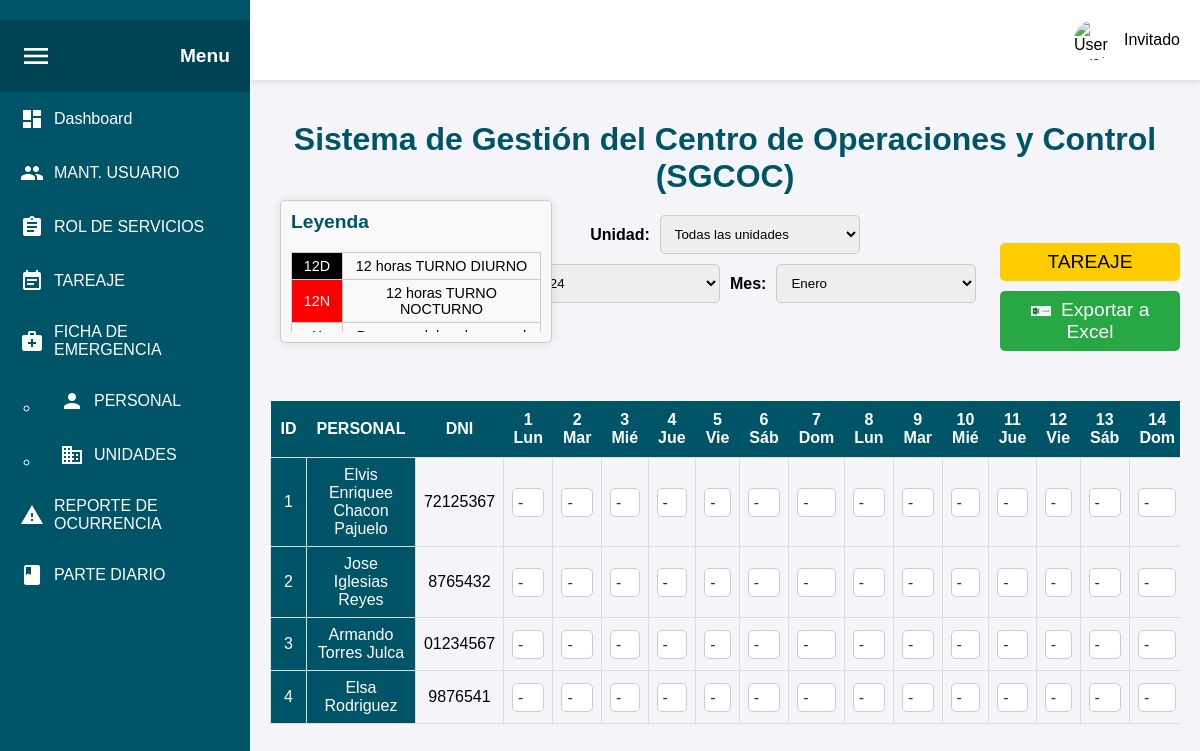
The app's page /tareaje (signed in) with its own data.
### tables this page shows
CREATE TABLE `abreviaturas` (
  `id` int(11) NOT NULL,
  `codigo` varchar(10) NOT NULL,
  `descripcion` varchar(255) NOT NULL,
  `color_class` varchar(50) NOT NULL
);

CREATE TABLE `personal` (
  `id` int(11) NOT NULL,
  `nombres` varchar(100) NOT NULL,
  `apellidos` varchar(100) NOT NULL,
  `dni` varchar(9) NOT NULL,
  `estado_civil` varchar(50) NOT NULL,
  `telefono_personal` varchar(15) NOT NULL,
  `direccion` varchar(255) NOT NULL,
  `telefono_contacto` varchar(15) DEFAULT NULL,
  `hijos` varchar(50) DEFAULT NULL,
  `curso_sucamec` enum('Activo','Inactivo') NOT NULL DEFAULT 'Activo',
  `fecha_nacimiento` date NOT NULL,
  `fecha_ingreso_bb` date NOT NULL,
  `cargo` varchar(100) NOT NULL,
  `observaciones` text DEFAULT NULL,
  `foto` varchar(255) DEFAULT NULL,
  `fecha_creacion` timestamp NOT NULL DEFAULT current_timestamp(),
  `fecha_actualizacion` timestamp NOT NULL DEFAULT current_timestamp() ON UPDATE current_timestamp(),
  `activo` tinyint(1) NOT NULL DEFAULT 1,
  `unidad_id` int(11) DEFAULT NULL
);

### controller/tareajeController.php (called while the page is built, shortened)
<?php
require_once 'config/config.php';
require_once 'models/TareajeModel.php';
class TareajeController {
    public function tareaje_view() {
        $tareajeModel = new TareajeModel();
        $unidad_id = isset($_GET['unidad_id']) && $_GET['unidad_id'] !== '' ? $_GET['unidad_id'] : null;
        $personales = $tareajeModel->getPersonalPorUnidad($unidad_id);
        $abreviaturas = $tareajeModel->getAbreviaturas();
        $days_in_month = range(1, 31);
        include 'view/tareaje.php';
    }
}

### index.php (called while the page is built, shortened)
<?php
require_once 'config/routes.php';
$uri = trim($_GET['url'] ?? '', '/');
$method = $_SERVER['REQUEST_METHOD'];
route($uri, $method, $routes);

### models/tareajeModel.php (called while the page is built, shortened)
<?php
require_once 'config/conexion.php';
class TareajeModel {
    public function getPersonalPorUnidad($unidad_id = null) {
        global $pdo;
        try {
            if ($unidad_id) {
                $sql = "SELECT p.id, p.nombres, p.apellidos, p.dni FROM personal p WHERE p.unidad_id = ?";
                $stmt = $pdo->prepare($sql);
                $stmt->execute([$unidad_id]);
            } else {
                $sql = "SELECT p.id, p.nombres, p.apellidos, p.dni FROM personal p";
                $stmt = $pdo->query($sql);
            }
            return $stmt->fetchAll(PDO::FETCH_ASSOC);
        } catch (PDOException $e) {
            die("Error en la consulta: " . $e->getMessage());
        }
    }
    public function getAbreviaturas() {
        global $pdo;
        $sql = "SELECT codigo, descripcion, color_class FROM abreviaturas";
        try {
            $result = $pdo->query($sql);
            return $result->fetchAll(PDO::FETCH_ASSOC);
        } catch (PDOException $e) {
            die("Error al obtener abreviaturas: " . $e->getMessage());
        }
    }
}

### view/tareaje.php (the view, shortened to what this page needs)
<!DOCTYPE html>
<html lang="es">
<head>
    <link rel="stylesheet" href="/bbro/public/css/tareaje.css">
    <link rel="stylesheet" href="/bbro/public/css/dashboard.css">
</head>
<body>
    <?php include 'view/sidebar.php'; ?>
    <div class="main-content">
        <div class="top-bar">
            <div class="user-info">
                <img src="/bbro/public/img/user-avatar.png" alt="User Avatar" class="user-avatar" id="userDropdown">
                <?php $username = $username ?? 'Invitado'; ?>
                <span id="userDropdown"><?php echo htmlspecialchars($username, ENT_QUOTES, 'UTF-8'); ?></span>
            </div>
        </div>
        <div class="content">
            <h1>Sistema de Gestión del Centro de Operaciones y Control (SGCOC)</h1>
            <div class="top-controls">
                <div class="select-filters">
                    <div class="select-unit">
                        <label for="units">Unidad:</label>
                        <select id="units" onchange="filterByUnit()">
                            <option value="">Todas las unidades</option>
                        </select>
                    </div>
                    <div class="select-date">
                        <label for="year">Año:</label>
                        <select id="year" onchange="updateDays()">
                            <option value="2024">2024</option>
                        </select>
                        <label for="month">Mes:</label>
                        <select id="month" onchange="updateDays()">
                            <option value="0">Enero</option>
                        </select>
                    </div>
                </div>
                <div class="button-container">
                    <button class="asistencia-button">TAREAJE</button>
                    <button class="asistencia-button" id="exportExcelBtn">
                        <img src="/bbro/public/img/excel-icon.png" alt="Excel Icon" style="width: 20px; margin-right: 5px;">
                        Exportar a Excel
                    </button>
                </div>
            </div>
            <div class="legend-container">
                <h3>Leyenda</h3>
                <div class="legend-scroll">
                    <table class="legend-table">
                        <?php foreach ($abreviaturas as $abreviatura): ?>
                            <tr>
                                <td class="<?php echo htmlspecialchars($abreviatura['color_class'], ENT_QUOTES, 'UTF-8'); ?>">
                                    <?php echo htmlspecialchars($abreviatura['codigo'], ENT_QUOTES, 'UTF-8'); ?>
                                </td>
                                <td>
                                    <?php echo htmlspecialchars($abreviatura['descripcion'], ENT_QUOTES, 'UTF-8'); ?>
                                </td>
                            </tr>
                        <?php endforeach; ?>
                    </table>
                </div>
            </div>
            <div class="table-container">
                <table>
                    <thead>
                        <tr>
                        </tr>
                    </thead>
                    <tbody id="personales-tbody">
                        <?php foreach ($personales as $personal): ?>
                            <tr>
                                <td><?php echo htmlspecialchars($personal['id'], ENT_QUOTES, 'UTF-8'); ?></td>
                                <td><?php echo htmlspecialchars($personal['nombres'] . ' ' . $personal['apellidos'], ENT_QUOTES, 'UTF-8'); ?></td>
                                <td><?php echo htmlspecialchars($personal['dni'], ENT_QUOTES, 'UTF-8'); ?></td>
                                <?php foreach ($days_in_month as $day): ?>
                                    <td>
                                        <select name="abreviatura_<?php echo $personal['id']; ?>_<?php echo $day; ?>" class="tareaje-select">
                                            <option>-</option>
                                        </select>
                                    </td>
                                <?php endforeach; ?>
                            </tr>
                        <?php endforeach; ?>
                    </tbody>
                </table>
            </div>
        </div>
    </div>
</body>
</html>

### config/routes.php (shortened to what this page needs)
<?php
require_once 'controller/tareajeController.php';
function route($uri, $method, $routes) {
    if (isset($routes[$method][$uri])) {
        call_user_func($routes[$method][$uri]);
    } else {
        echo "404 Not Found";
    }
}

### view/sidebar.php (shortened to what this page needs)
<head>
<link rel="stylesheet"  type="text/css" href="/bbro/public/css/sidebar.css">
</head>
<div class="sidebar" id="sidebar">
    <div class="sidebar-header">
        <i class="material-icons toggle-sidebar" onclick="toggleSidebar()">menu</i>
        <span class="sidebar-title">Menu</span>
    </div>
    <ul class="menu-list">
        <li><a href="/bbro/dashboard" class="menu-item"><i class="material-icons">dashboard</i><span class="menu-text"> Dashboard</span></a></li>
        <li><a href="/bbro/mantenimiento_usuarios" class="menu-item"><i class="material-icons">group</i><span class="menu-text"> MANT. USUARIO</span></a></li>
        <li><a href="#" class="menu-item"><i class="material-icons">assignment</i><span class="menu-text"> ROL DE SERVICIOS</span></a></li>
        <li><a href="/bbro/tareaje" class="menu-item"><i class="material-icons">event_note</i><span class="menu-text"> TAREAJE</span></a></li>
        <li><a href="#" class="menu-item"><i class="material-icons">medical_services</i><span class="menu-text"> FICHA DE EMERGENCIA</span></a></li>
        <ul>
            <li><a href="/bbro/personal" class="menu-item"><i class="material-icons">person</i><span class="menu-text"> PERSONAL</span></a></li>
            <li><a href="/bbro/unidades" class="menu-item"><i class="material-icons">domain</i><span class="menu-text"> UNIDADES</span></a></li>
        </ul>
        <li><a href="#" class="menu-item"><i class="material-icons">report_problem</i><span class="menu-text"> REPORTE DE OCURRENCIA</span></a></li>
        <li><a href="#" class="menu-item"><i class="material-icons">book</i><span class="menu-text"> PARTE DIARIO</span></a></li>
    </ul>
</div>

### public/css/tareaje.css (style rules this page uses)
h1 { color: #005468; text-align: center; margin-bottom: 20px; }
.select-filters { display: flex; flex-direction: column; align-items: center; margin-bottom: 10px; gap: 10px; }
.select-unit { display: flex; flex-direction: row; align-items: center; gap: 10px; }
.select-date { display: flex; flex-direction: row; justify-content: center; align-items: center; gap: 10px; width: 100%; }
.select-unit select, .select-date select { padding: 10px; border: 1px solid #ccc; border-radius: 5px; align-items: center; width: 200px; gap: 10px; }
.select-unit label, .select-date label { font-weight: bold; }
.button-container { display: flex; flex-direction: column; align-items: flex-end; gap: 10px; margin-top: -70px; }
.asistencia-button { padding: 8px 16px; font-size: 1.2em; background-color: #ffcc00; border: none; border-radius: 5px; cursor: pointer; width: 180px; }
#exportExcelBtn { padding: 8px 16px; background-color: #28a745; color: #fff; border: none; border-radius: 5px; cursor: pointer; width: 180px; }
.legend-container { width: 250px; position: absolute; top: 200px; left: 280px; background-color: #f9f9f9; border: 1px solid #ccc; padding: 10px; box-shadow: 0 0 10px rgba(0, 0, 0, 0.1); border-radius: 5px; margin-bottom: 50px; z-index: 2; }
.legend-container h3 { margin-top: 0; color: #005468; font-size: 1.2em; }
.legend-scroll { max-height: 80px; overflow-y: auto; }
.legend-table { width: 100%; font-size: 0.9em; border-collapse: collapse; }
.legend-table td { padding: 5px; border: 1px solid #ccc; }
.color-12D { background-color: black; color: white; }
.color-12N { background-color: red; color: white; }
.table-container { margin-top: 50px; overflow-x: auto; }
table { width: 100%; border-collapse: collapse; }
tbody td { border: 1px solid #ddd; padding: 8px; text-align: center; }
tbody select { width: 100%; padding: 5px; border: 1px solid #ccc; border-radius: 5px; background: #fff; color: #333; font-size: 1em; -webkit-appearance: none; -moz-appearance: none; appearance: none; }
.table-container th:nth-child(1), .table-container td:nth-child(1), .table-container th:nth-child(2), .table-container td:nth-child(2) { position: sticky; left: 0; background: #005468; color: white; z-index: 1; }

### public/css/dashboard.css (style rules this page uses)
body { font-family: Arial, sans-serif; margin: 0; padding: 0; background: #f4f4f9; display: flex; }
.menu-list { list-style: none; padding: 0; margin: 0; }
.menu-list li { padding: 15px 20px; }
.menu-list li a { color: #fff; text-decoration: none; display: block; transition: background 0.3s ease; }
.main-content { margin-left: 250px; flex: 1; display: flex; flex-direction: column; background: #f4f4f9; }
.top-bar { display: flex; justify-content: flex-end; align-items: center; padding: 20px; background: #fff; box-shadow: 0 2px 5px rgba(0, 0, 0, 0.1); }
.user-info { display: flex; align-items: center; position: relative; cursor: pointer; }
.user-avatar { width: 40px; height: 40px; border-radius: 50%; margin-right: 10px; }
.content { padding: 20px; flex: 1; }

### public/css/sidebar.css (style rules this page uses)
.sidebar { width: 250px; background: #005468; color: #fff; height: 100vh; position: fixed; padding-top: 20px; transition: width 0.3s ease, margin-left 0.3s ease; overflow: hidden; }
.sidebar-header { padding: 20px; background: #004355; display: flex; align-items: center; justify-content: space-between; }
.sidebar-title { font-size: 1.2em; font-weight: bold; transition: opacity 0.3s ease; }
.menu-list { list-style: none; padding: 0; margin: 0; }
.menu-list li { padding: 15px 20px; }
.menu-list li a { color: #fff; text-decoration: none; display: flex; align-items: center; transition: background 0.3s ease; }
.menu-item i { margin-right: 10px; }
.main-content { margin-left: 250px; transition: margin-left 0.3s ease; width: calc(100% - 250px); }
.toggle-sidebar { cursor: pointer; font-size: 2em; color: white; }

### records on screen
abreviaturas: codigo "12D", descripcion "12 horas TURNO DIURNO"
abreviaturas: codigo "12N", descripcion "12 horas TURNO NOCTURNO"
personal: id "1", nombres+apellidos "Elvis Enriquee Chacon Pajuelo", dni "72125367", id "-"
personal: id "2", nombres+apellidos "Jose Iglesias Reyes", dni "8765432", id "-"
personal: id "3", nombres+apellidos "Armando Torres Julca", dni "01234567", id "-"
personal: id "4", nombres+apellidos "Elsa Rodriguez", dni "9876541", id "-"

### other values on screen
$username "Invitado"
